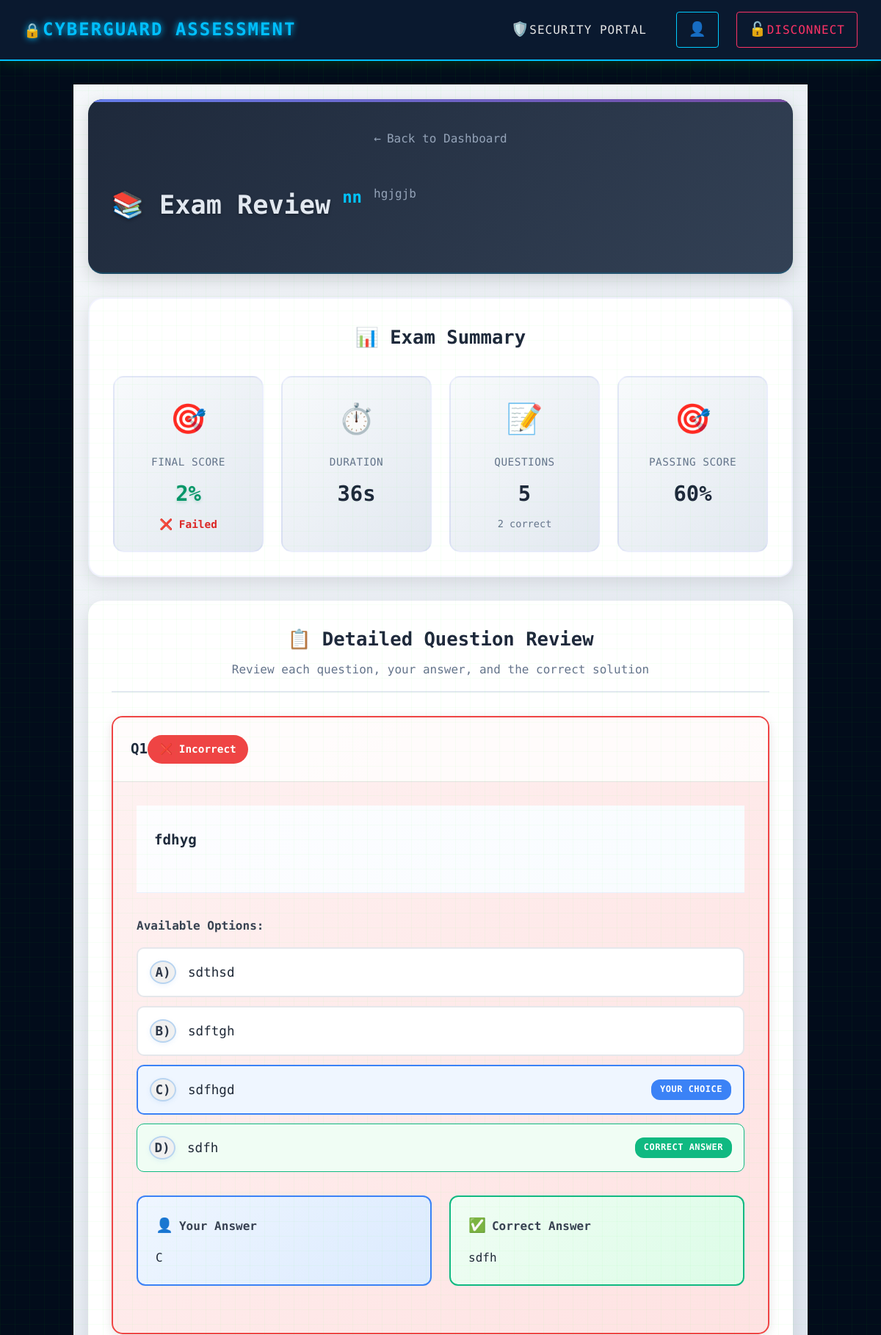
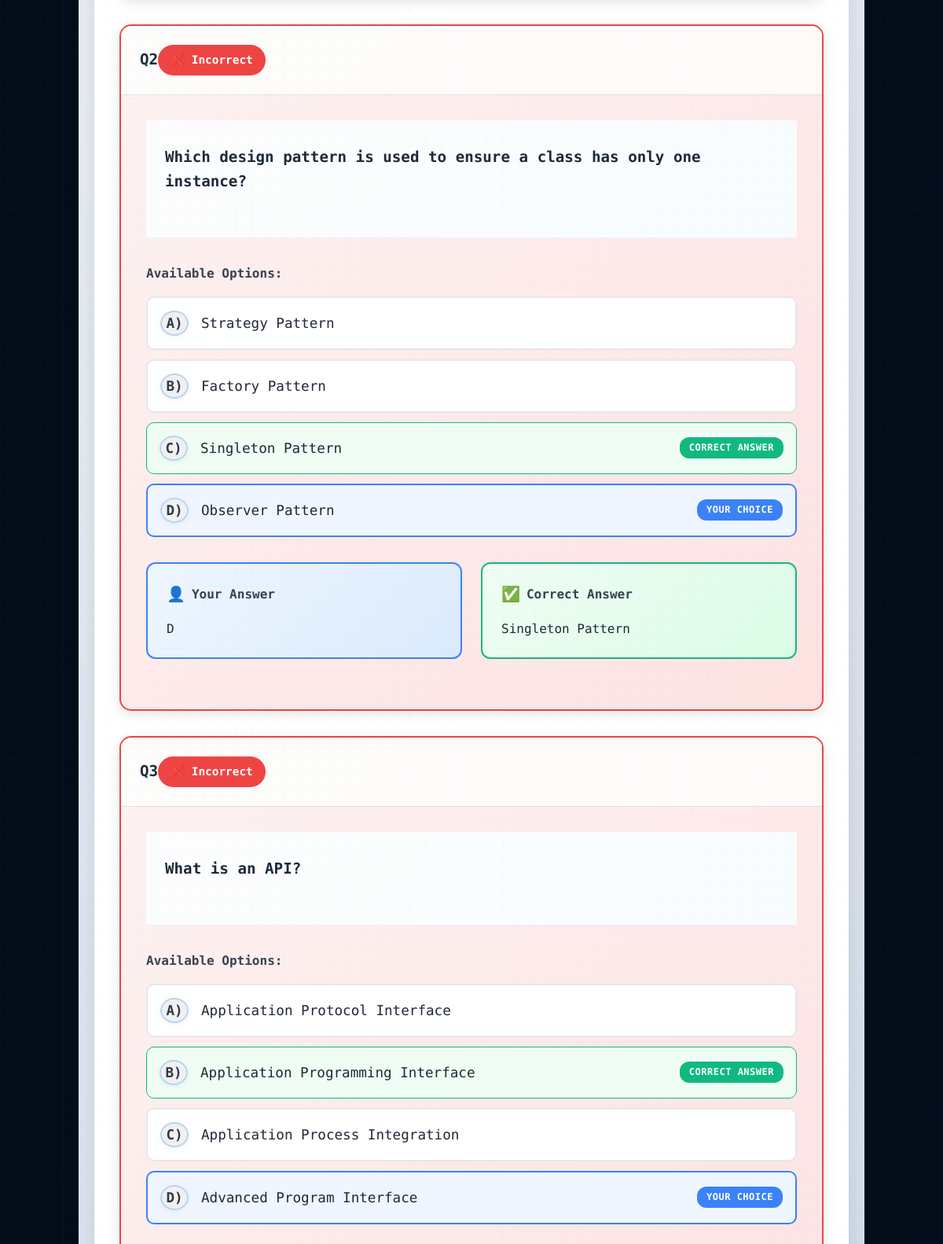
The app's page /student/exam/107/review (signed in, upper part) with its own data (2 pictures, top to bottom).
### tables this page shows
CREATE TABLE exams (
            id INTEGER PRIMARY KEY AUTOINCREMENT,
            title TEXT NOT NULL,
            description TEXT,
            duration_minutes INTEGER NOT NULL,
            num_questions INTEGER NOT NULL,
            passing_score INTEGER DEFAULT 60,
            max_attempts INTEGER DEFAULT 1,
            is_active BOOLEAN DEFAULT 0,
            created_at TIMESTAMP DEFAULT CURRENT_TIMESTAMP
        , category_config TEXT, scheduled_start TIMESTAMP, scheduled_end TIMESTAMP, show_result_immediately BOOLEAN DEFAULT 1, enable_copy_protection BOOLEAN DEFAULT 1, enable_screenshot_block BOOLEAN DEFAULT 1, enable_tab_switch_detect BOOLEAN DEFAULT 1);

CREATE TABLE exam_sessions (
            id INTEGER PRIMARY KEY AUTOINCREMENT,
            user_id INTEGER NOT NULL,
            exam_id INTEGER NOT NULL,
            start_time TIMESTAMP DEFAULT CURRENT_TIMESTAMP,
            end_time TIMESTAMP,
            score INTEGER,
            answers TEXT,
            is_completed BOOLEAN DEFAULT 0,
            questions_json TEXT, answers_detail TEXT, question_ids TEXT, duration_minutes REAL,
            FOREIGN KEY (user_id) REFERENCES users (id),
            FOREIGN KEY (exam_id) REFERENCES exams (id)
        );

### new.py (the view, shortened to what this page needs)
@app.route('/student/exam/<int:session_id>/review')
def student_exam_review(session_id):
    if not is_user_logged_in():
        return redirect(url_for('login'))
    user = get_current_user()
    if not user:
        return redirect(url_for('logout'))
    conn = get_db_connection()
    controls = conn.execute('SELECT * FROM exam_controls WHERE id = 1').fetchone()
    allow_review = bool(controls['allow_answer_review']) if controls else True
    if not allow_review:
        flash('Answer review is currently disabled by the administrator.', 'error')
        conn.close()
        return redirect(url_for('student_dashboard'))
    exam_session = conn.execute('''
        SELECT
            es.*,
            e.title as exam_title,
            e.description as exam_description,
            e.passing_score
        FROM exam_sessions es
        JOIN exams e ON es.exam_id = e.id
        WHERE es.id = ? AND es.user_id = ? AND es.is_completed = 1
    ''', (session_id, user['id'])).fetchone()
    if not exam_session:
        flash('Exam session not found or you do not have permission to view it.', 'error')
        conn.close()
        return redirect(url_for('student_dashboard'))
    try:
        answers_detail = json.loads(exam_session['answers_detail'] or '[]')
    except (json.JSONDecodeError, TypeError):
        answers_detail = []
    try:
        questions_data = json.loads(exam_session['questions_json'] or '[]')
    except (json.JSONDecodeError, TypeError):
        questions_data = []
    detailed_review = []
    if isinstance(answers_detail, dict):
        for i, question_data in enumerate(questions_data):
            qid = str(question_data.get('id'))
            ad = answers_detail.get(qid, {}) if answers_detail else {}
            user_ans = None
            is_corr = False
            if isinstance(ad, dict):
                user_ans = ad.get('selected_answer') or ad.get('user_answer') or None
                is_corr = bool(ad.get('is_correct'))
            else:
                user_ans = str(ad) if ad is not None else None
            review_item = {
                'question_number': i + 1,
                'question_text': question_data.get('question_text', 'Question not found'),
                'user_answer': user_ans if user_ans is not None else 'No answer selected',
                'is_correct': is_corr,
                'correct_answer': '',
                'explanation': question_data.get('explanation', ''),
                'options': question_data.get('options', [])
            }
            correct_option = question_data.get('correct_option', '')
            if correct_option and review_item['options']:
                for option in review_item['options']:
                    if option[0] == correct_option:
                        review_item['correct_answer'] = option[1]
                        break
            detailed_review.append(review_item)
    conn.close()
    return render_template('exam_review.html',
                         exam_session=exam_session,
                         detailed_review=detailed_review,
                         user=user)

### new.py (called while the page is built)
def get_db_connection():
    conn = sqlite3.connect(DATABASE, detect_types=sqlite3.PARSE_DECLTYPES)
    conn.row_factory = sqlite3.Row
    return conn

def is_user_logged_in():
    return session.get('user_logged_in', False)

def get_current_user():
    if is_user_logged_in():
        conn = get_db_connection()
        user = conn.execute('SELECT * FROM users WHERE id = ?', (session['user_id'],)).fetchone()
        conn.close()
        return user
    return None

### templates/exam_review.html (shortened to what this page needs)
{% extends "base.html" %}
{% block content %}
<div class="review-container">
    <div class="review-header">
        <div class="header-content">
            <div class="back-button">
                <a href="{{ url_for('student_dashboard') }}" class="back-btn">
                    <span>←</span> Back to Dashboard
                </a>
            </div>
            <div class="exam-info">
                <h1>📚 Exam Review</h1>
                <h2>{{ exam_session.exam_title }}</h2>
                <p class="exam-description">{{ exam_session.exam_description or "Review your answers and see the correct solutions." }}</p>
            </div>
        </div>
    </div>
    <div class="summary-card">
        <div class="summary-header">
            <h3>📊 Exam Summary</h3>
        </div>
        <div class="summary-grid">
            <div class="summary-item">
                <div class="summary-icon score-icon">🎯</div>
                <div class="summary-content">
                    <div class="summary-label">Final Score</div>
                    <div class="summary-value score-value">{{ exam_session.score }}%</div>
                    <div class="summary-status {{ 'passed' if exam_session.score >= exam_session.passing_score else 'failed' }}">
                        {% if exam_session.score >= exam_session.passing_score %}
                            ✅ Passed
                        {% else %}
                            ❌ Failed
                        {% endif %}
                    </div>
                </div>
            </div>
            <div class="summary-item">
                <div class="summary-icon">⏱️</div>
                <div class="summary-content">
                    <div class="summary-label">Duration</div>
                    <div class="summary-value">
                        {% if exam_session.duration_minutes %}
                            {% set total_seconds = (exam_session.duration_minutes * 60)|int %}
                            {% set hours = (total_seconds // 3600)|int %}
                            {% set minutes = ((total_seconds % 3600) // 60)|int %}
                            {% set seconds = (total_seconds % 60)|int %}
                            {% if hours > 0 %}
                                {{ hours }}h {{ minutes }}m {{ seconds }}s
                            {% elif minutes > 0 %}
                                {{ minutes }}m {{ seconds }}s
                            {% else %}
                                {{ seconds }}s
                            {% endif %}
                        {% else %}
                            Not recorded
                        {% endif %}
                    </div>
                </div>
            </div>
            <div class="summary-item">
                <div class="summary-icon">📝</div>
                <div class="summary-content">
                    <div class="summary-label">Questions</div>
                    <div class="summary-value">{{ detailed_review|length }}</div>
                    <div class="summary-details">
                        {{ detailed_review|selectattr('is_correct', 'equalto', true)|list|length }} correct
                    </div>
                </div>
            </div>
            <div class="summary-item">
                <div class="summary-icon">🎯</div>
                <div class="summary-content">
                    <div class="summary-label">Passing Score</div>
                    <div class="summary-value">{{ exam_session.passing_score }}%</div>
                </div>
            </div>
        </div>
    </div>
    <div class="questions-section">
        <div class="section-header">
            <h3>📋 Detailed Question Review</h3>
            <p>Review each question, your answer, and the correct solution</p>
        </div>
        <div class="questions-list">
            {% for review in detailed_review %}
            <div class="question-card {{ 'correct' if review.is_correct else 'incorrect' }}">
                <div class="question-header">
                    <div class="question-number">
                        <span class="q-number">Q{{ review.question_number }}</span>
                        <span class="result-badge {{ 'correct' if review.is_correct else 'incorrect' }}">
                            {% if review.is_correct %}
                                ✅ Correct
                            {% else %}
                                ❌ Incorrect
                            {% endif %}
                        </span>
                    </div>
                </div>
                <div class="question-content">
                    <div class="question-text">
                        <h4>{{ review.question_text }}</h4>
                    </div>
                    {% if review.options %}
                    <div class="options-section">
                        <h5>Available Options:</h5>
                        <div class="options-list">
                            {% for option in review.options %}
                            {% set is_user = (option[1] == review.user_answer) or (option[0] == review.user_answer) %}
                            {% set is_correct = (option[1] == review.correct_answer) or (option[0] == review.correct_answer) %}
                            <div class="option-item {% if is_user %}user-selected{% endif %} {% if is_correct %}correct-option{% endif %}">
                                <span class="option-letter">{{ option[0] }})</span>
                                <span class="option-text">{{ option[1] }}</span>
                                {% if is_user %}
                                    <span class="option-badge user-choice">Your Choice</span>
                                {% endif %}
                                {% if is_correct %}
                                    <span class="option-badge correct-choice">Correct Answer</span>
                                {% endif %}
                            </div>
                            {% endfor %}
                        </div>
                    </div>
                    {% endif %}
                    {% set user_display = review.user_answer %}
                    {% set correct_display = review.correct_answer %}
                    {% if review.options %}
                        {% for option in review.options %}
                            {% if option[0] == review.user_answer or option[1] == review.user_answer %}
                                {% set user_display = option[1] %}
                            {% endif %}
                            {% if option[0] == review.correct_answer or option[1] == review.correct_answer %}
                                {% set correct_display = option[1] %}
                            {% endif %}
                        {% endfor %}
                    {% endif %}
                    <div class="answer-comparison">
                        <div class="answer-section user-answer">
                            <div class="answer-header">
                                <span class="answer-icon">👤</span>
                                <span class="answer-label">Your Answer</span>
                            </div>
                            <div class="answer-value">{{ user_display or "No answer selected" }}</div>
                        </div>
                        <div class="answer-section correct-answer">
                            <div class="answer-header">
                                <span class="answer-icon">✅</span>
                                <span class="answer-label">Correct Answer</span>
                            </div>
                            <div class="answer-value">{{ correct_display or "Not available" }}</div>
                        </div>
                    </div>
                </div>
            </div>
            {% endfor %}
        </div>
    </div>
</div>
{% endblock %}

### static/css/mobile-fallback.css (style rules this page uses)
* { box-sizing: border-box; margin: 0; padding: 0; }
html, body { font-family: -apple-system, BlinkMacSystemFont, 'Segoe UI', Roboto, sans-serif; line-height: 1.6; color: #e6e6e6; background-color: #0a192f; -webkit-text-size-adjust: 100%; -moz-text-size-adjust: 100%; -ms-text-size-adjust: 100%; overflow-x: hidden; }

### static/css/cyber-enhanced.css (style rules this page uses)
:root { --font-mono: 'Share Tech Mono', 'Courier New', monospace; --font-display: 'VT323', monospace; --neon-text-shadow: 0 0 5px var(--cyber-primary), 0 0 10px var(--cyber-primary), 0 0 20px var(--cyber-primary); }

### static/css/enhanced-theme.css (style rules this page uses)
:root { --admin-bg: #0b1220; --admin-panel: #0f1a2b; --admin-card: #122033; --admin-border: #1f3b5b; --admin-text: #e6f1ff; --admin-text-dim: #a9c1e2; --admin-accent: #4aa8ff; --admin-accent-2: #22d3ee; --admin-success: #22c55e; --admin-danger: #ef4444; }
.exam-details, .exam-info { display: flex; flex-wrap: wrap; gap: 0.75rem 1rem; }

### static/css/mobile-responsive.css (style rules this page uses)
* { box-sizing: border-box; }
html { font-size: 16px; -webkit-text-size-adjust: 100%; -moz-text-size-adjust: 100%; -ms-text-size-adjust: 100%; }
body { overflow-x: hidden; -webkit-font-smoothing: antialiased; -moz-osx-font-smoothing: grayscale; }
.btn, .option-label, .nav-link, input[type="submit"], input[type="button"], button, a { min-height: 44px; touch-action: manipulation; -webkit-tap-highlight-color: rgba(0, 0, 0, 0); }
@media screen and (min-width: 1025px) { .exam-info { grid-template-columns: repeat(4, 1fr); } }

### records on screen
exams: exam_title "nn", description "hgjgjb", passing_score "60"
exam_sessions: score "2"

### other values on screen
{{ seconds }} "36"
{{ detailed_review|length }} "5"
{{ detailed_review|selectattr('is_correct', 'equalto', true)|list|length }} "2"
{{ review.question_number }} "1" "2" "3"
{{ review.question_text }} "fdhyg" "Which design pattern is used to ensure a class has only one instance?" "What is an API?"
{{ option[0] }} "A" "B" "C" "D" "A" "B" "C" "D" "A" "B" "C" "D"
{{ option[1] }} "sdthsd" "sdftgh" "sdfhgd" "sdfh" "Strategy Pattern" "Factory Pattern" "Singleton Pattern" "Observer Pattern" "Application Protocol Interface" "Application Programming Interface" "Application Process Integration" "Advanced Program Interface"
{{ user_display or "No answer selected" }} "C" "D"
{{ correct_display or "Not available" }} "sdfh" "Singleton Pattern"
